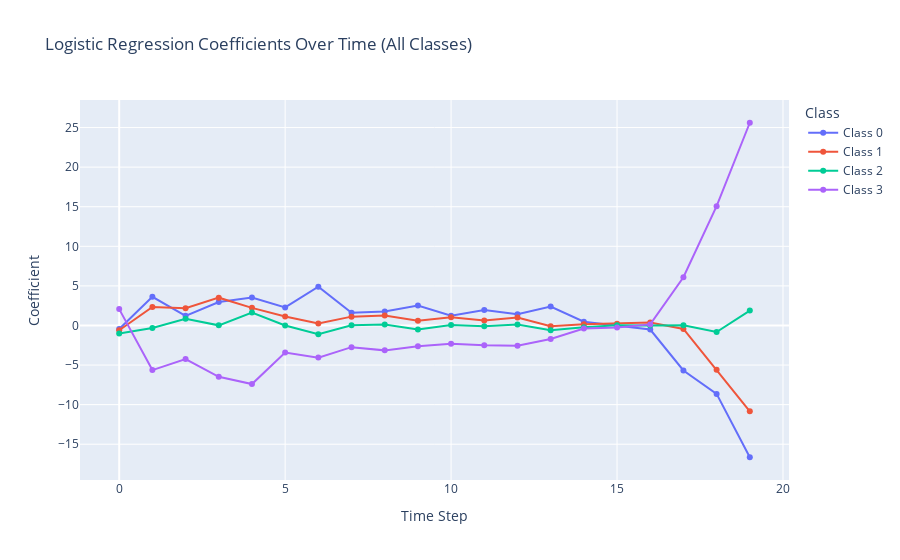

Notebook cell for this chart:
### Code cell
import os
import datetime
import numpy as np
import pandas as pd
import matplotlib.pyplot as plt
from sklearn.tree import plot_tree
import plotly.express as px

# -------------------------------
# Interpretable Visualizations for Classification Models
# -------------------------------

# Define feature names and timesteps (adjust as needed)
feature_names = [f"timestep_{i}" for i in range(20)]
timesteps = np.array([int(f.split('_')[-1]) for f in feature_names])

bottom_map_dir = "aachen" if config.use_aachen else "mit_stanford"
output_dir = os.path.join("experiments", "results", bottom_map_dir)
os.makedirs(output_dir, exist_ok=True)

# ----- 1. Decision Tree Classifier Visualizations -----

config.model_task = "dt_classification"

# Bar Chart: Feature Importances
dt_importances_df = pd.DataFrame({
    'Feature': feature_names,
    'Importance': best_dt_classifier.feature_importances_
}).sort_values(by='Importance', ascending=False)

plt.figure(figsize=(10, 6))
plt.bar(dt_importances_df['Feature'], dt_importances_df['Importance'],
        color='lightgreen', edgecolor='k')
plt.xlabel("Feature")
plt.ylabel("Importance")
plt.title("Decision Tree Classifier Feature Importances (Bar Chart)")
plt.xticks(rotation=45)
plt.tight_layout()
timestamp = datetime.datetime.now().strftime('%Y%m%d_%H%M%S')
filename = f"{config.model_task}_feature_importances_bar_{dataset}_{timestamp}.pdf"
plt.savefig(os.path.join(output_dir, filename), format='pdf', bbox_inches='tight')
plt.show()

# Tree Visualization (only feasible for smaller trees)
plt.figure(figsize=(20, 8))
plot_tree(best_dt_classifier, feature_names=feature_names,
          filled=True, rounded=True, fontsize=8)
plt.title("Decision Tree Classifier Visualization")
timestamp = datetime.datetime.now().strftime('%Y%m%d_%H%M%S')
filename = f"{config.model_task}_tree_visualization_{dataset}_{timestamp}.pdf"
plt.savefig(os.path.join(output_dir, filename), format='pdf', bbox_inches='tight')
plt.show()

# Continuous Plot: Feature Importances Over Time
plt.figure(figsize=(10, 6))
plt.plot(timesteps, best_dt_classifier.feature_importances_,
         marker='o', linestyle='-')
plt.xlabel("Time Step")
plt.ylabel("Feature Importance")
plt.title("Decision Tree Feature Importances Over Time")
plt.grid(True)
plt.tight_layout()
timestamp = datetime.datetime.now().strftime('%Y%m%d_%H%M%S')
filename = f"{config.model_task}_feature_importances_line_{dataset}_{timestamp}.pdf"
plt.savefig(os.path.join(output_dir, filename), format='pdf', bbox_inches='tight')
plt.show()

# ----- 2. Logistic Regression Visualizations (Multi-class) -----

config.model_task = "logreg_classification"


# Determine the number of classes from the coefficient array
n_classes = best_lr_classifier.coef_.shape[0]

data = []
for class_idx in range(n_classes):
    for j, time_step in enumerate(timesteps):
        data.append({
            'Time Step': time_step,
            'Coefficient': best_lr_classifier.coef_[class_idx][j],
            'Class': f"Class {class_idx}"
        })
df_lr = pd.DataFrame(data)

# Create a Plotly Express line plot with markers
fig = px.line(df_lr, x="Time Step", y="Coefficient", color="Class",
              markers=True,
              title="Logistic Regression Coefficients Over Time (All Classes)")
timestamp = datetime.datetime.now().strftime('%Y%m%d_%H%M%S')
filename = f"{config.model_task}_coefficients_line_{dataset}_{timestamp}.pdf"
fig.write_image(os.path.join(output_dir, filename))
fig.show()

### Figure 1 — Plotly figure (JSON) as saved in the notebook; plotly's stock layout.template omitted (floating-point values rounded to 4 significant figures)
{"data": [{"hovertemplate": "Class=Class 0<br>Time Step=%{x}<br>Coefficient=%{y}<extra></extra>", "legendgroup": "Class 0", "line": {"color": "#636efa", "dash": "solid"}, "marker": {"symbol": "circle"}, "mode": "lines+markers", "name": "Class 0", "orientation": "v", "showlegend": true, "type": "scatter", "x": [0, 1, 2, 3, 4, 5, 6, 7, 8, 9, 10, 11, 12, 13, 14, 15, 16, 17, 18, 19], "xaxis": "x", "y": [-0.4523, 3.624, 1.222, 2.956, 3.539, 2.284, 4.902, 1.599, 1.759, 2.533, 1.238, 1.962, 1.433, 2.393, 0.4687, 0.000559, -0.5086, -5.685, -8.643, -16.65], "yaxis": "y"}, {"hovertemplate": "Class=Class 1<br>Time Step=%{x}<br>Coefficient=%{y}<extra></extra>", "legendgroup": "Class 1", "line": {"color": "#EF553B", "dash": "solid"}, "marker": {"symbol": "circle"}, "mode": "lines+markers", "name": "Class 1", "orientation": "v", "showlegend": true, "type": "scatter", "x": [0, 1, 2, 3, 4, 5, 6, 7, 8, 9, 10, 11, 12, 13, 14, 15, 16, 17, 18, 19], "xaxis": "x", "y": [-0.6077, 2.338, 2.173, 3.512, 2.225, 1.13, 0.2631, 1.117, 1.253, 0.5936, 1.03, 0.6321, 1.015, -0.08968, 0.1581, 0.2179, 0.3655, -0.4438, -5.593, -10.85], "yaxis": "y"}, {"hovertemplate": "Class=Class 2<br>Time Step=%{x}<br>Coefficient=%{y}<extra></extra>", "legendgroup": "Class 2", "line": {"color": "#00cc96", "dash": "solid"}, "marker": {"symbol": "circle"}, "mode": "lines+markers", "name": "Class 2", "orientation": "v", "showlegend": true, "type": "scatter", "x": [0, 1, 2, 3, 4, 5, 6, 7, 8, 9, 10, 11, 12, 13, 14, 15, 16, 17, 18, 19], "xaxis": "x", "y": [-1.005, -0.3274, 0.8552, 0.01556, 1.636, -0.002672, -1.104, 0.02382, 0.1327, -0.4962, 0.04799, -0.09427, 0.1225, -0.6025, -0.2339, 0.03199, 0.004703, 0.03507, -0.8304, 1.886], "yaxis": "y"}, {"hovertemplate": "Class=Class 3<br>Time Step=%{x}<br>Coefficient=%{y}<extra></extra>", "legendgroup": "Class 3", "line": {"color": "#ab63fa", "dash": "solid"}, "marker": {"symbol": "circle"}, "mode": "lines+markers", "name": "Class 3", "orientation": "v", "showlegend": true, "type": "scatter", "x": [0, 1, 2, 3, 4, 5, 6, 7, 8, 9, 10, 11, 12, 13, 14, 15, 16, 17, 18, 19], "xaxis": "x", "y": [2.065, -5.634, -4.249, -6.484, -7.399, -3.411, -4.061, -2.74, -3.144, -2.63, -2.316, -2.5, -2.57, -1.701, -0.3928, -0.2505, 0.1385, 6.093, 15.07, 25.61], "yaxis": "y"}], "layout": {"legend": {"title": {"text": "Class"}, "tracegroupgap": 0}, "title": {"text": "Logistic Regression Coefficients Over Time (All Classes)"}, "xaxis": {"anchor": "y", "domain": [0, 1], "title": {"text": "Time Step"}}, "yaxis": {"anchor": "x", "domain": [0, 1], "title": {"text": "Coefficient"}}}}
